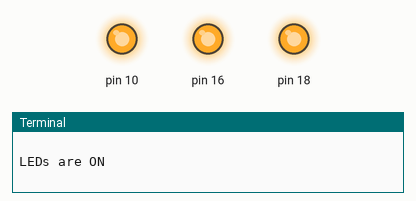
A program run on a simulated Raspberry Pi (header pin numbers). Parts: output pins drawn as LEDs (lit = HIGH), the last lines printed to the terminal.

Above: at 0.5 s.
At 3.5 s:
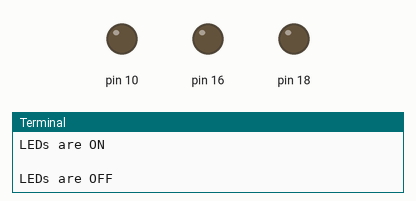
Timing chart, 0 to 4.6 s (numbered marks = the images above):
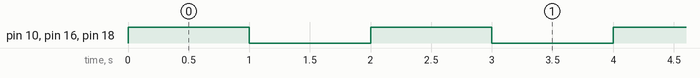

The program:

blink.py
```python
import RPi.GPIO as GPIO
import time

GPIO.setmode(GPIO.BOARD)
GPIO.setup(10,GPIO.OUT)
GPIO.setup(16,GPIO.OUT)
GPIO.setup(18,GPIO.OUT)
GPIO.setwarnings(False)

while(True):
	GPIO.output(10,True)
  	GPIO.output(16,True)
	GPIO.output(18,True)
	print("\nLEDs are ON")
	time.sleep(1)
	GPIO.output(10,False)
	GPIO.output(16,False)
	GPIO.output(18,False)
	print("\nLEDs are OFF")
	time.sleep(1)

GPIO.cleanup()
```

Measured:
- by itself, pin 10, pin 16, pin 18: alternates HIGH for 1.0 s and LOW for 1.0 s
